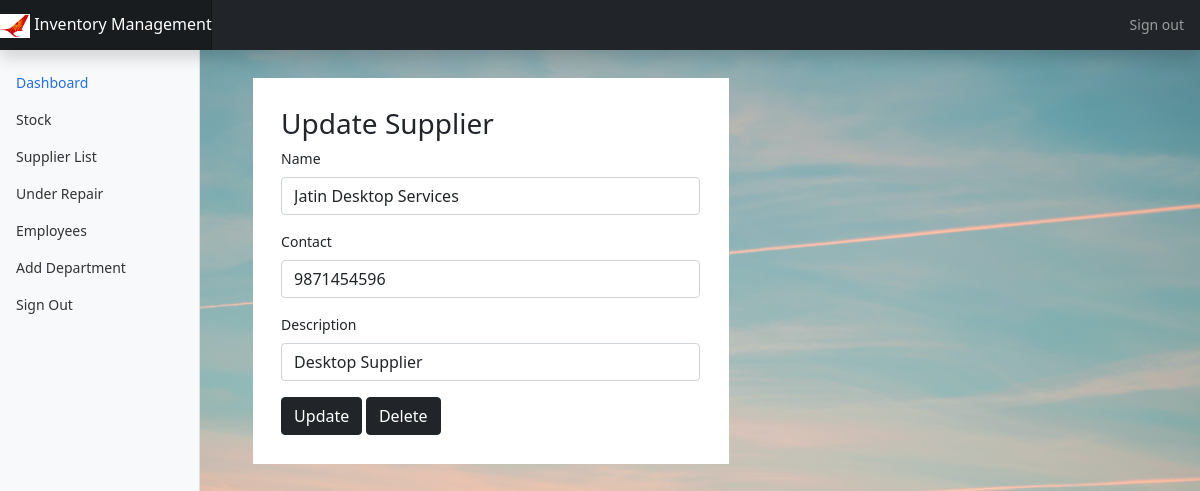
The page /updateSupplier/1 (signed in) on the database as committed earlier.
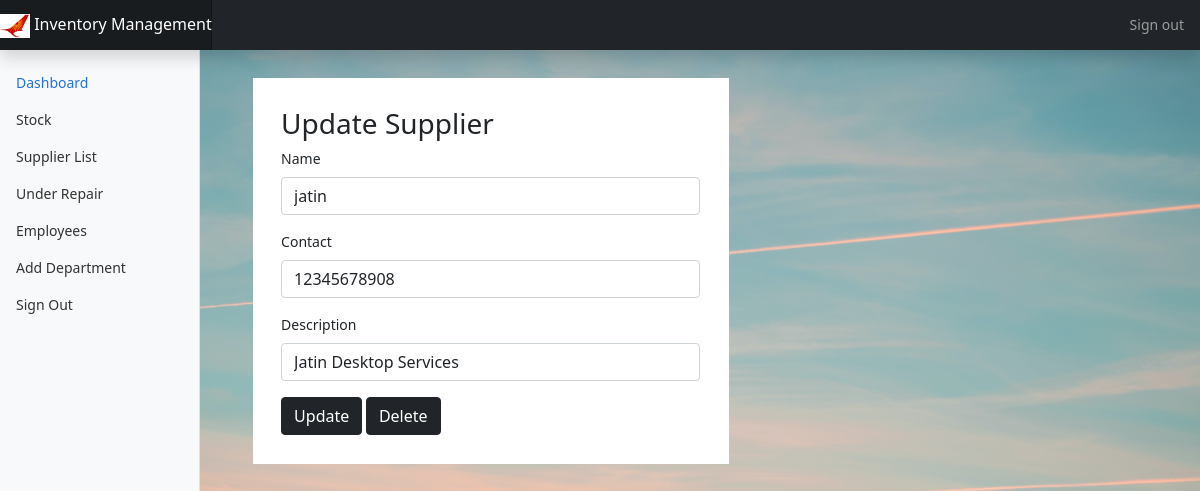
The same page on the database as committed later.
### main/models.py (models this page shows, shortened)
class Supplier(models.Model):
    supplier_id = models.AutoField(primary_key=True)
    name = models.CharField(max_length=100, default='')
    description = models.TextField(default=' ')
    contact = models.CharField(max_length=15,unique=True)

### main/views.py (the view, shortened to what this page needs)
# urls.py: path('updateSupplier/<int:pk>',views.updateSupplier,name='updateSupplier'),
@login_required(login_url='/auth/login')
def updateSupplier(request,pk):
    supplier = models.Supplier.objects.get(pk = pk)
    initial = {
        "name" : supplier.name,
        "contact" : supplier.contact,
        "description" : supplier.description
    }
    updateSupplierForm = forms.addSupplier(initial=initial)
    context = {
        'form' : updateSupplierForm
    }
    return render(request,'main/updateSupplier.html',context)

### main/forms.py
class addSupplier(forms.Form):
    name = forms.CharField(max_length=256,widget=forms.TextInput(attrs={'class':'form-control','placeholder':"Supplier's Name"}))
    description = forms.CharField(max_length=256,widget=forms.TextInput(attrs={'class':'form-control','placeholder':'Description'}))
    contact = forms.RegexField(regex=r'^\+?1?\d{9,15}$',widget=forms.TextInput(attrs={'class':'form-control','placeholder':'Contact : Should be between 9 to 15 digits'}))

### templates/main/updateSupplier.html (shortened to what this page needs)
{% extends 'main/base.html' %}
{% block content %}
{% include 'main/navbar.html' %}
<main class="col-md-9 ms-sm-auto col-lg-10 px-md-4">
<div class="container-fluid w-50" style="background-color: white; padding: 3%; margin: 3%;">
    <h3>Update Supplier</h3>
    <form action="" method="POST">
        <div class="mb-3">
            <label class="form-label">Name</label>
            {{form.name}}
        </div>
        <div class="mb-3">
            <label class="form-label">Contact</label>
            {{form.contact}}
        </div>
        <div class="mb-3">
            <label class="form-label">Description</label>
            {{form.description}}
        </div>
        <button type="submit" class="btn btn-dark" name="submit_type" value="update">Update</button>
        <button type="submit" class="btn btn-dark" name="submit_type" value="delete">Delete</button>
    </form>
{% endblock %}

Rows that differ between the two databases and show on the page:
changed Supplier "Jatin Desktop Services": name "Jatin Desktop Services" → "jatin"; contact "9871454596" → "12345678908"; description "Desktop Supplier" → "Jatin Desktop Services"
